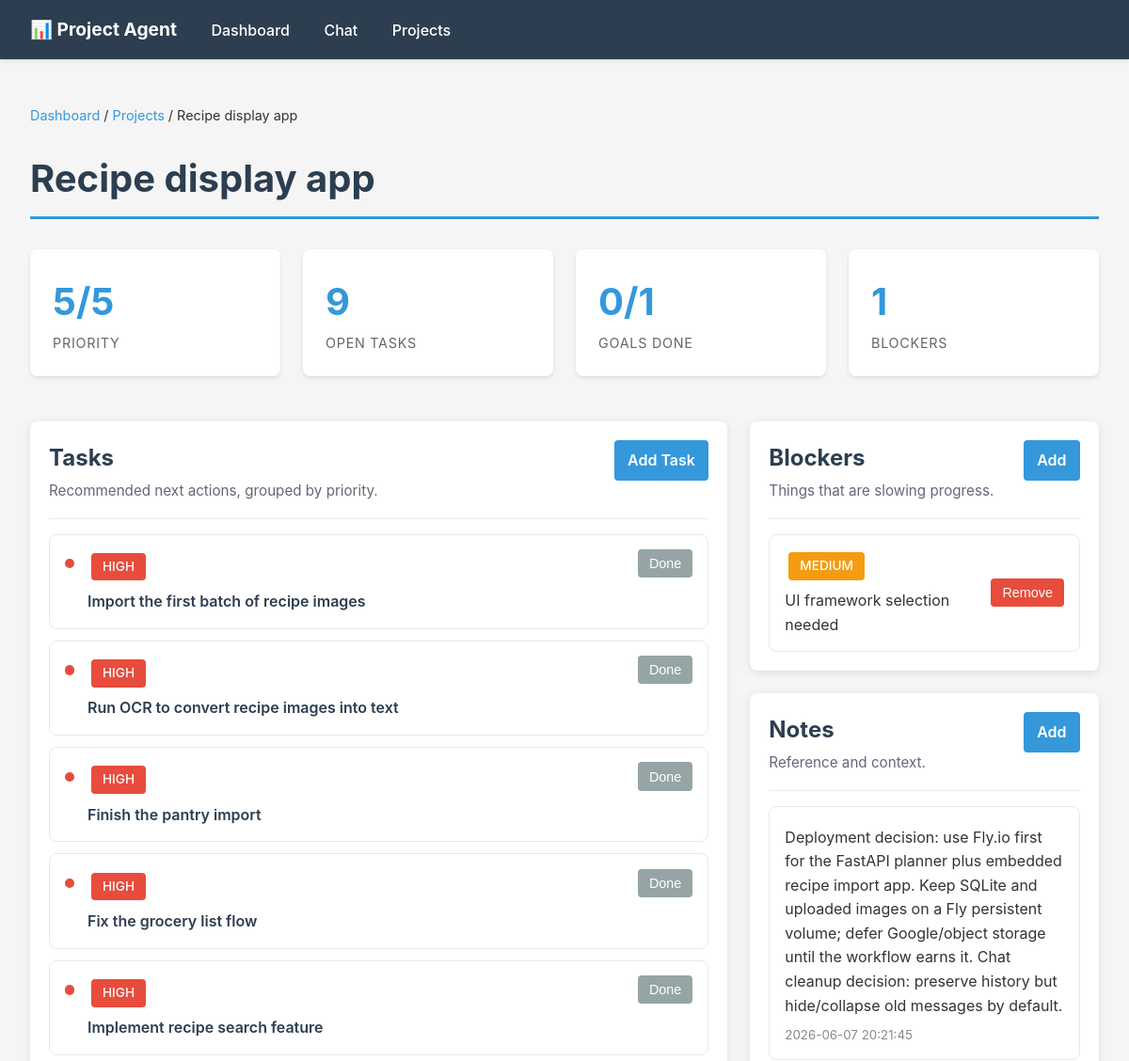
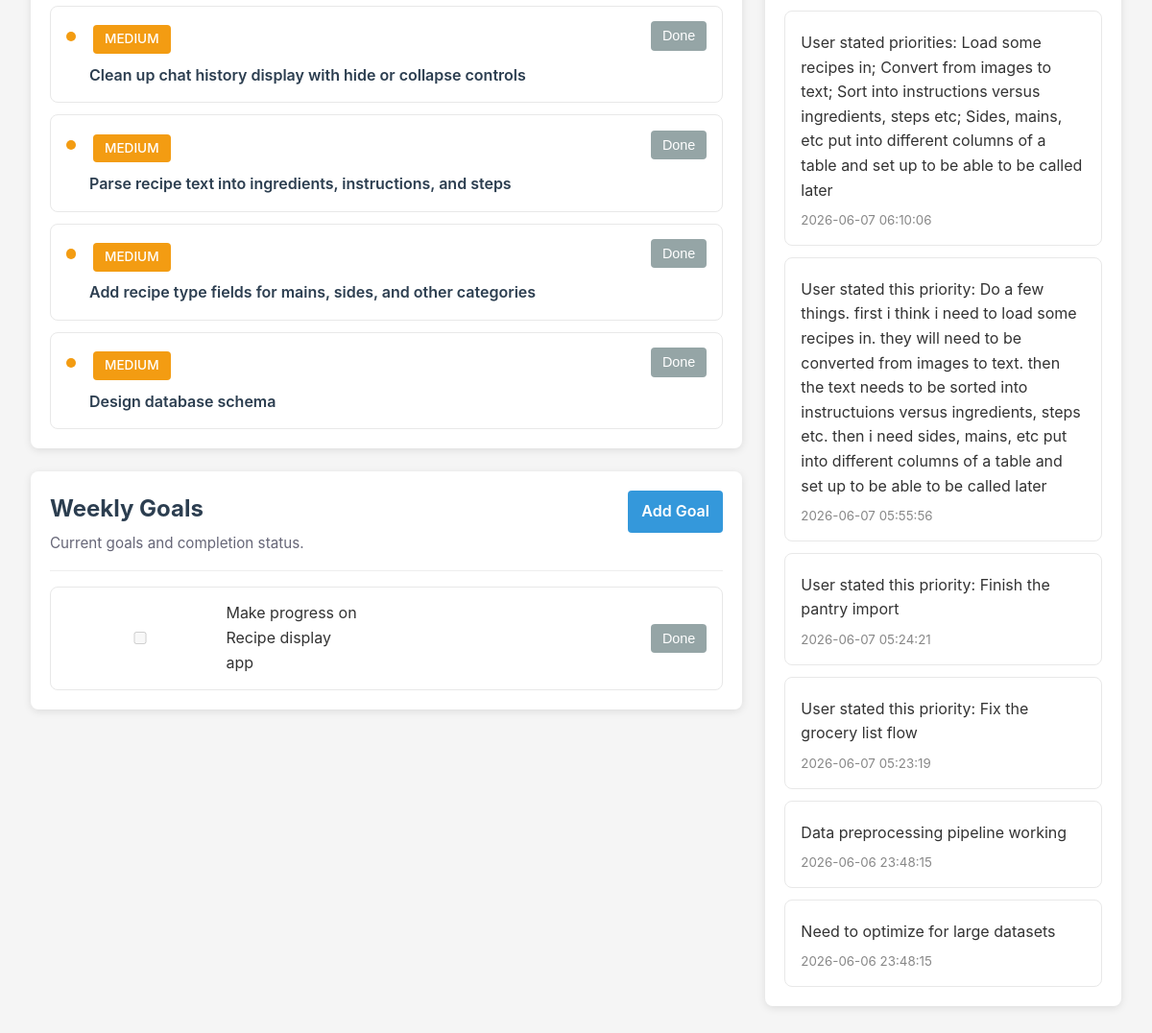
The app's page /projects/2 with its own data (2 pictures, top to bottom).
### tables this page shows
CREATE TABLE projects (
                id INTEGER PRIMARY KEY AUTOINCREMENT,
                name TEXT UNIQUE NOT NULL,
                status TEXT DEFAULT 'active',
                created_at TEXT DEFAULT CURRENT_TIMESTAMP,
                updated_at TEXT DEFAULT CURRENT_TIMESTAMP
            , description TEXT DEFAULT '', priority_score INTEGER DEFAULT 3, focus_reason TEXT DEFAULT '');

CREATE TABLE recommended_actions (
                id INTEGER PRIMARY KEY AUTOINCREMENT,
                project_id INTEGER NOT NULL,
                action TEXT NOT NULL,
                priority TEXT DEFAULT 'medium',
                created_at TEXT DEFAULT CURRENT_TIMESTAMP, sort_order INTEGER DEFAULT 100, status TEXT DEFAULT 'open', completed_at TEXT DEFAULT '',
                FOREIGN KEY (project_id) REFERENCES projects(id) ON DELETE CASCADE
            );

CREATE TABLE weekly_goals (
                id INTEGER PRIMARY KEY AUTOINCREMENT,
                project_id INTEGER NOT NULL,
                goal TEXT NOT NULL,
                completed BOOLEAN DEFAULT 0,
                week_start TEXT NOT NULL,
                created_at TEXT DEFAULT CURRENT_TIMESTAMP,
                FOREIGN KEY (project_id) REFERENCES projects(id) ON DELETE CASCADE
            );

CREATE TABLE blockers (
                id INTEGER PRIMARY KEY AUTOINCREMENT,
                project_id INTEGER NOT NULL,
                description TEXT NOT NULL,
                severity TEXT DEFAULT 'medium',
                created_at TEXT DEFAULT CURRENT_TIMESTAMP,
                FOREIGN KEY (project_id) REFERENCES projects(id) ON DELETE CASCADE
            );

CREATE TABLE notes (
                id INTEGER PRIMARY KEY AUTOINCREMENT,
                project_id INTEGER NOT NULL,
                content TEXT NOT NULL,
                created_at TEXT DEFAULT CURRENT_TIMESTAMP,
                FOREIGN KEY (project_id) REFERENCES projects(id) ON DELETE CASCADE
            );

### api.py (the view)
@app.get("/projects/{project_id}")
def project_detail(request: Request, project_id: int):
    project = dict_from_row(db.get_project_by_id(project_id))
    if not project:
        raise HTTPException(status_code=404, detail="Project not found")
    context = {
        "request": request,
        "project": project,
        "notes": dicts_from_rows(db.get_notes(project_id)),
        "actions": dicts_from_rows(db.get_recommended_actions(project_id)),
        "blockers": dicts_from_rows(db.get_blockers(project_id)),
        "goals": dicts_from_rows(db.get_weekly_goals(project_id)),
    }
    template = jinja_env.get_template("project_detail.html")
    html = template.render(context)
    return HTMLResponse(html)

### templates/project_detail.html (shortened to what this page needs)
{% extends "base.html" %}
{% block content %}
<div class="breadcrumb">
    <a href="/">Dashboard</a> / <a href="/projects">Projects</a> / {{ project.name }}
</div>
<h1>{{ project.name }}</h1>
<div class="dashboard-grid compact-metrics">
    <div class="metric">
        <div class="metric-value">{{ project.priority_score }}/5</div>
        <div class="metric-label">Priority</div>
    </div>
    <div class="metric">
        <div class="metric-value">{{ actions|selectattr('status', 'equalto', 'open')|list|length }}</div>
        <div class="metric-label">Open Tasks</div>
    </div>
    <div class="metric">
        <div class="metric-value">{{ goals|selectattr('completed')|list|length }}/{{ goals|length }}</div>
        <div class="metric-label">Goals Done</div>
    </div>
    <div class="metric">
        <div class="metric-value">{{ blockers|length }}</div>
        <div class="metric-label">Blockers</div>
    </div>
</div>
<div class="project-detail-layout">
    <main>
        <section class="detail-section">
            <div class="section-header">
                <div>
                    <h2>Tasks</h2>
                    <p class="section-subtitle">Recommended next actions, grouped by priority.</p>
                </div>
                <details class="inline-create">
                    <summary>Add Task</summary>
                </details>
            </div>
            {% set open_actions = actions|selectattr('status', 'equalto', 'open')|list %}
            {% set completed_actions = actions|selectattr('status', 'equalto', 'done')|list %}
            {% if open_actions %}
                <div class="task-list">
                    {% for action in open_actions %}
                        <article class="task-item priority-{{ action.priority }}">
                            <span class="priority-dot" aria-hidden="true"></span>
                            <div class="task-copy">
                                <span class="badge badge-{{ action.priority }}">{{ action.priority|upper }}</span>
                                <p><a href="/projects/{{ project.id }}/actions/{{ action.id }}">{{ action.action }}</a></p>
                            </div>
                            <form method="post" action="/projects/{{ project.id }}/actions/{{ action.id }}/complete" class="inline-form">
                                <button type="submit" class="secondary compact">Done</button>
                            </form>
                        </article>
                    {% endfor %}
                </div>
            {% else %}
                <div class="empty-state">
                    <p>No tasks yet.</p>
                </div>
            {% endif %}
        </section>
        <section class="detail-section">
            <div class="section-header">
                <div>
                    <h2>Weekly Goals</h2>
                    <p class="section-subtitle">Current goals and completion status.</p>
                </div>
                <details class="inline-create">
                    <summary>Add Goal</summary>
                </details>
            </div>
            {% if goals %}
                <div class="task-list">
                    {% for goal in goals %}
                        <article class="goal-row {% if goal.completed %}completed{% endif %}">
                            <div class="goal-copy">
                                <input type="checkbox" {% if goal.completed %}checked{% endif %} disabled>
                                <span>{{ goal.goal }}</span>
                            </div>
                            {% if not goal.completed %}
                                <form method="post" action="/projects/{{ project.id }}/goals/{{ goal.id }}/complete" class="inline-form">
                                    <button type="submit" class="secondary compact">Done</button>
                                </form>
                            {% endif %}
                        </article>
                    {% endfor %}
                </div>
            {% else %}
                <div class="empty-state">
                    <p>No weekly goals yet.</p>
                </div>
            {% endif %}
        </section>
    </main>
    <aside>
        <section class="detail-section">
            <div class="section-header">
                <div>
                    <h2>Blockers</h2>
                    <p class="section-subtitle">Things that are slowing progress.</p>
                </div>
                <details class="inline-create">
                    <summary>Add</summary>
                </details>
            </div>
            {% if blockers %}
                {% for blocker in blockers %}
                    <article class="side-item blocker-{{ blocker.severity }}">
                        <div>
                            <span class="badge badge-{{ blocker.severity }}">{{ blocker.severity|upper }}</span>
                            <p>{{ blocker.description }}</p>
                        </div>
                        <form method="post" action="/projects/{{ project.id }}/blockers/{{ blocker.id }}/delete" class="inline-form">
                            <button type="submit" class="danger compact">Remove</button>
                        </form>
                    </article>
                {% endfor %}
            {% else %}
                <div class="empty-state">
                    <p>No blockers.</p>
                </div>
            {% endif %}
        </section>
        <section class="detail-section">
            <div class="section-header">
                <div>
                    <h2>Notes</h2>
                    <p class="section-subtitle">Reference and context.</p>
                </div>
                <details class="inline-create">
                    <summary>Add</summary>
                </details>
            </div>
            {% if notes %}
                {% for note in notes %}
                    <article class="note-item">
                        <p>{{ note.content }}</p>
                        <small>{{ note.created_at }}</small>
                    </article>
                {% endfor %}
            {% else %}
                <div class="empty-state">
                    <p>No notes yet.</p>
                </div>
            {% endif %}
        </section>
    </aside>
</div>
{% endblock %}

### templates/base.html (style rules this page uses)
* { margin: 0; padding: 0; box-sizing: border-box; }
body { font-family: -apple-system, BlinkMacSystemFont, 'Segoe UI', 'Roboto', 'Oxygen', 'Ubuntu', 'Cantarell', sans-serif; background: #f5f5f5; color: #333; line-height: 1.6; }
h1, h2, h3 { margin: 1.5rem 0 1rem; color: #2c3e50; }
h1 { font-size: 2.5rem; border-bottom: 3px solid #3498db; padding-bottom: 0.5rem; }
h2 { font-size: 1.5rem; margin-top: 2rem; }
.dashboard-grid { display: grid; grid-template-columns: repeat(auto-fit, minmax(250px, 1fr)); gap: 1.5rem; margin: 2rem 0; }
.metric { background: white; padding: 1.5rem; border-radius: 8px; box-shadow: 0 2px 4px rgba(0,0,0,0.1); margin-bottom: 1rem; }
.metric-value { font-size: 2.5rem; font-weight: bold; color: #3498db; }
.metric-label { color: #666; font-size: 0.9rem; text-transform: uppercase; letter-spacing: 0.05em; }
.action-medium, .blocker-medium { border-left-color: #f39c12; background: #fef5e7; }
form { background: white; padding: 1.5rem; border-radius: 8px; margin: 1.5rem 0; box-shadow: 0 2px 8px rgba(0,0,0,0.1); }
input, textarea, select { width: 100%; padding: 0.75rem; border: 1px solid #ddd; border-radius: 4px; font-family: inherit; font-size: 1rem; }
button { background: #3498db; color: white; padding: 0.75rem 1.5rem; border: none; border-radius: 4px; cursor: pointer; font-weight: 500; transition: background 0.2s; }
button.secondary { background: #95a5a6; }
button.danger { background: #e74c3c; }
.breadcrumb { margin: 1rem 0; font-size: 0.9rem; }
.breadcrumb a { color: #3498db; text-decoration: none; }
.badge { display: inline-block; padding: 0.25rem 0.75rem; border-radius: 4px; font-size: 0.85rem; font-weight: 500; margin: 0.25rem; }
.badge-high { background: #e74c3c; color: white; }
.badge-medium { background: #f39c12; color: white; }
.compact-metrics { grid-template-columns: repeat(auto-fit, minmax(160px, 1fr)); }
.project-detail-layout { display: grid; grid-template-columns: minmax(0, 2fr) minmax(280px, 1fr); gap: 1.5rem; align-items: start; }
.detail-section { background: white; border-radius: 8px; padding: 1.25rem; margin-bottom: 1.5rem; box-shadow: 0 2px 8px rgba(0,0,0,0.1); }
.section-header { display: flex; justify-content: space-between; gap: 1rem; align-items: start; border-bottom: 1px solid #eee; padding-bottom: 1rem; margin-bottom: 1rem; }
.section-header h2 { margin: 0; }
.section-subtitle { color: #667; margin-top: 0.25rem; font-size: 0.95rem; }
.inline-create { position: relative; flex: 0 0 auto; }
.inline-create summary { background: #3498db; color: white; padding: 0.55rem 0.9rem; border-radius: 4px; cursor: pointer; font-weight: 600; list-style: none; }
.task-list { display: grid; gap: 0.75rem; }
.task-item { display: grid; grid-template-columns: 0.65rem minmax(0, 1fr) auto; gap: 0.85rem; align-items: start; padding: 0.95rem 1rem; border: 1px solid #e8e8e8; border-radius: 8px; background: #fff; }
.priority-dot { width: 0.65rem; height: 0.65rem; border-radius: 50%; margin-top: 0.65rem; background: #27ae60; }
.priority-high .priority-dot { background: #e74c3c; }
.priority-medium .priority-dot { background: #f39c12; }
.task-copy p, .side-item p, .note-item p { margin: 0.35rem 0 0; }
.task-copy a { color: #2c3e50; text-decoration: none; font-weight: 600; }
.goal-row, .side-item, .note-item { background: #fff; border: 1px solid #e8e8e8; border-radius: 8px; padding: 0.9rem 1rem; }
.goal-row, .side-item { display: flex; justify-content: space-between; gap: 1rem; align-items: center; }
.goal-copy { display: flex; gap: 0.75rem; align-items: center; min-width: 0; }
.note-item + .note-item, .side-item + .side-item { margin-top: 0.75rem; }
.note-item small { display: block; color: #888; margin-top: 0.5rem; }
.inline-form { background: none; box-shadow: none; padding: 0; margin: 0; }
button.compact { padding: 0.45rem 0.75rem; font-size: 0.9rem; }

### records on screen
projects: name "Recipe display app", priority_score "5"
recommended_actions: priority "HIGH", action "Import the first batch of recipe images"
recommended_actions: priority "HIGH", action "Run OCR to convert recipe images into text"
recommended_actions: priority "HIGH", action "Finish the pantry import"
recommended_actions: priority "HIGH", action "Fix the grocery list flow"
recommended_actions: priority "HIGH", action "Implement recipe search feature"
recommended_actions: priority "MEDIUM", action "Clean up chat history display with hide or collapse controls"
recommended_actions: priority "MEDIUM", action "Parse recipe text into ingredients, instructions, and steps"
recommended_actions: priority "MEDIUM", action "Add recipe type fields for mains, sides, and other categories"
recommended_actions: priority "MEDIUM", action "Design database schema"
weekly_goals: goal "Make progress on Recipe display app"
blockers: severity "MEDIUM", description "UI framework selection needed"
notes: content "Deployment decision: use Fly.io first for the FastAPI planner plus embedded recipe import app. Keep SQLite and uploaded images on a Fly persistent volume; defer Google/object storage until the workflow earns it. Chat cleanup decision: preserve history but hide/collapse old messages by default.", created_at "2026-06-07 20:21:45"
notes: content "User stated priorities: Load some recipes in; Convert from images to text; Sort into instructions versus ingredients, steps etc; Sides, mains, etc put into different columns of a table and set up to be able to be called later", created_at "2026-06-07 06:10:06"
notes: content "User stated this priority: Do a few things. first i think i need to load some recipes in. they will need to be converted from images to text. then the text needs to be sorted into instructuions versus ingredients, steps etc. then i need sides, mains, etc put into different columns of a table and set up to be able to be called later", created_at "2026-06-07 05:55:56"
notes: content "User stated this priority: Finish the pantry import", created_at "2026-06-07 05:24:21"
notes: content "User stated this priority: Fix the grocery list flow", created_at "2026-06-07 05:23:19"
notes: content "Data preprocessing pipeline working", created_at "2026-06-06 23:48:15"
notes: content "Need to optimize for large datasets", created_at "2026-06-06 23:48:15"

### other values on screen
{{ actions|selectattr('status', 'equalto', 'open')|list|length }} "9"
{{ goals|selectattr('completed')|list|length }} "0"
{{ goals|length }} "1"
{{ blockers|length }} "1"
